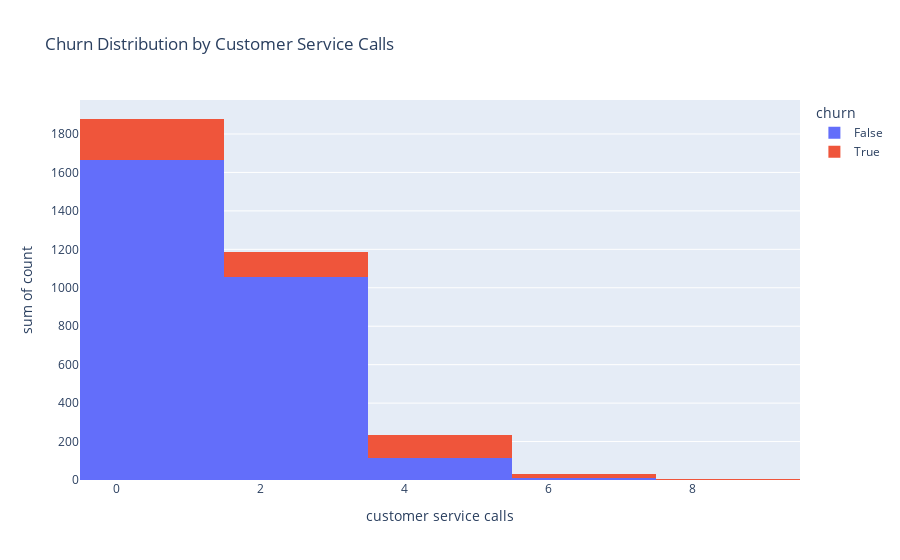

Notebook code for this chart:
### Code cell
# A plot of Churn Distribution by Customer Service Calls
cs_df = make_df("customer service calls")
px.histogram(cs_df, x="customer service calls", y="count", color="churn",
             title="Churn Distribution by Customer Service Calls")

### Figure 1 — Plotly figure (JSON) as saved in the notebook; plotly's stock layout.template omitted (floating-point values rounded to 4 significant figures)
{"data": [{"alignmentgroup": "True", "bingroup": "x", "histfunc": "sum", "hovertemplate": "churn=False<br>customer service calls=%{x}<br>sum of count=%{y}<extra></extra>", "legendgroup": "False", "marker": {"color": "#636efa"}, "name": "False", "offsetgroup": "False", "orientation": "v", "showlegend": true, "type": "histogram", "x": [0, 1, 2, 3, 4, 5, 6, 7, 8], "xaxis": "x", "y": [605, 1059, 672, 385, 90, 26, 8, 4, 1], "yaxis": "y"}, {"alignmentgroup": "True", "bingroup": "x", "histfunc": "sum", "hovertemplate": "churn=True<br>customer service calls=%{x}<br>sum of count=%{y}<extra></extra>", "legendgroup": "True", "marker": {"color": "#EF553B"}, "name": "True", "offsetgroup": "True", "orientation": "v", "showlegend": true, "type": "histogram", "x": [0, 1, 2, 3, 4, 5, 6, 7, 8, 9], "xaxis": "x", "y": [92, 122, 87, 44, 76, 40, 14, 5, 1, 2], "yaxis": "y"}], "layout": {"barmode": "relative", "legend": {"title": {"text": "churn"}, "tracegroupgap": 0}, "title": {"text": "Churn Distribution by Customer Service Calls"}, "xaxis": {"anchor": "y", "domain": [0, 1], "title": {"text": "customer service calls"}}, "yaxis": {"anchor": "x", "domain": [0, 1], "title": {"text": "sum of count"}}}}
